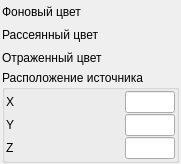
<ui version="4.0" >
 <class>drawerSettings</class>
 <widget class="QWidget" name="drawerSettings" >
  <property name="geometry" >
   <rect>
    <x>0</x>
    <y>0</y>
    <width>181</width>
    <height>157</height>
   </rect>
  </property>
  <property name="windowTitle" >
   <string>Form</string>
  </property>
  <layout class="QVBoxLayout" >
   <property name="spacing" >
    <number>1</number>
   </property>
   <property name="leftMargin" >
    <number>2</number>
   </property>
   <property name="topMargin" >
    <number>1</number>
   </property>
   <property name="rightMargin" >
    <number>2</number>
   </property>
   <property name="bottomMargin" >
    <number>1</number>
   </property>
   <item>
    <layout class="QGridLayout" >
     <property name="horizontalSpacing" >
      <number>0</number>
     </property>
     <property name="verticalSpacing" >
      <number>1</number>
     </property>
     <item row="0" column="0" >
      <widget class="QLabel" name="label" >
       <property name="font" >
        <font>
         <family>Tahoma</family>
        </font>
       </property>
       <property name="text" >
        <string>Фоновый цвет</string>
       </property>
      </widget>
     </item>
     <item row="0" column="1" >
      <spacer>
       <property name="orientation" >
        <enum>Qt::Horizontal</enum>
       </property>
       <property name="sizeHint" >
        <size>
         <width>51</width>
         <height>20</height>
        </size>
       </property>
      </spacer>
     </item>
     <item row="0" column="2" >
      <widget class="QPushButton" name="ambientEdit" >
       <property name="autoFillBackground" >
        <bool>true</bool>
       </property>
       <property name="text" >
        <string/>
       </property>
       <property name="flat" >
        <bool>true</bool>
       </property>
      </widget>
     </item>
     <item row="1" column="0" >
      <widget class="QLabel" name="label_2" >
       <property name="font" >
        <font>
         <family>Tahoma</family>
        </font>
       </property>
       <property name="text" >
        <string>Рассеянный цвет</string>
       </property>
      </widget>
     </item>
     <item row="1" column="1" >
      <spacer>
       <property name="orientation" >
        <enum>Qt::Horizontal</enum>
       </property>
       <property name="sizeHint" >
        <size>
         <width>51</width>
         <height>20</height>
        </size>
       </property>
      </spacer>
     </item>
     <item row="1" column="2" >
      <widget class="QPushButton" name="diffuseEdit" >
       <property name="autoFillBackground" >
        <bool>true</bool>
       </property>
       <property name="text" >
        <string/>
       </property>
       <property name="flat" >
        <bool>true</bool>
       </property>
      </widget>
     </item>
     <item row="2" column="0" >
      <widget class="QLabel" name="label_3" >
       <property name="font" >
        <font>
         <family>Tahoma</family>
        </font>
       </property>
       <property name="text" >
        <string>Отраженный цвет</string>
       </property>
      </widget>
     </item>
     <item row="2" column="1" >
      <spacer>
       <property name="orientation" >
        <enum>Qt::Horizontal</enum>
       </property>
       <property name="sizeHint" >
        <size>
         <width>51</width>
         <height>20</height>
        </size>
       </property>
      </spacer>
     </item>
     <item row="2" column="2" >
      <widget class="QPushButton" name="specularEdit" >
       <property name="autoFillBackground" >
        <bool>true</bool>
       </property>
       <property name="text" >
        <string/>
       </property>
       <property name="flat" >
        <bool>true</bool>
       </property>
      </widget>
     </item>
    </layout>
   </item>
   <item>
    <widget class="QGroupBox" name="groupBox" >
     <property name="font" >
      <font>
       <family>Tahoma</family>
      </font>
     </property>
     <property name="title" >
      <string>Расположение источника</string>
     </property>
     <layout class="QGridLayout" >
      <property name="leftMargin" >
       <number>1</number>
      </property>
      <property name="topMargin" >
       <number>1</number>
      </property>
      <property name="rightMargin" >
       <number>1</number>
      </property>
      <property name="bottomMargin" >
       <number>1</number>
      </property>
      <property name="horizontalSpacing" >
       <number>1</number>
      </property>
      <property name="verticalSpacing" >
       <number>1</number>
      </property>
      <item row="0" column="0" >
       <widget class="QLabel" name="label_4" >
        <property name="font" >
         <font>
          <family>Tahoma</family>
         </font>
        </property>
        <property name="frameShape" >
         <enum>QFrame::NoFrame</enum>
        </property>
        <property name="text" >
         <string>X</string>
        </property>
       </widget>
      </item>
      <item row="0" column="1" >
       <spacer>
        <property name="orientation" >
         <enum>Qt::Horizontal</enum>
        </property>
        <property name="sizeHint" >
         <size>
          <width>40</width>
          <height>20</height>
         </size>
        </property>
       </spacer>
      </item>
      <item row="0" column="2" >
       <widget class="QLineEdit" name="xEdit" >
        <property name="maximumSize" >
         <size>
          <width>50</width>
          <height>16777215</height>
         </size>
        </property>
        <property name="readOnly" >
         <bool>true</bool>
        </property>
       </widget>
      </item>
      <item row="1" column="0" >
       <widget class="QLabel" name="label_5" >
        <property name="font" >
         <font>
          <family>Tahoma</family>
         </font>
        </property>
        <property name="text" >
         <string>Y</string>
        </property>
       </widget>
      </item>
      <item row="1" column="1" >
       <spacer>
        <property name="orientation" >
         <enum>Qt::Horizontal</enum>
        </property>
        <property name="sizeHint" >
         <size>
          <width>40</width>
          <height>20</height>
         </size>
        </property>
       </spacer>
      </item>
      <item row="1" column="2" >
       <widget class="QLineEdit" name="yEdit" >
        <property name="minimumSize" >
         <size>
          <width>50</width>
          <height>0</height>
         </size>
        </property>
        <property name="maximumSize" >
         <size>
          <width>35</width>
          <height>16777215</height>
         </size>
        </property>
        <property name="readOnly" >
         <bool>true</bool>
        </property>
       </widget>
      </item>
      <item row="2" column="0" >
       <widget class="QLabel" name="label_6" >
        <property name="font" >
         <font>
          <family>Tahoma</family>
         </font>
        </property>
        <property name="text" >
         <string>Z</string>
        </property>
       </widget>
      </item>
      <item row="2" column="1" >
       <spacer>
        <property name="orientation" >
         <enum>Qt::Horizontal</enum>
        </property>
        <property name="sizeHint" >
         <size>
          <width>40</width>
          <height>20</height>
         </size>
        </property>
       </spacer>
      </item>
      <item row="2" column="2" >
       <widget class="QLineEdit" name="zEdit" >
        <property name="minimumSize" >
         <size>
          <width>50</width>
          <height>0</height>
         </size>
        </property>
        <property name="maximumSize" >
         <size>
          <width>35</width>
          <height>16777215</height>
         </size>
        </property>
        <property name="readOnly" >
         <bool>true</bool>
        </property>
       </widget>
      </item>
     </layout>
    </widget>
   </item>
   <item>
    <spacer>
     <property name="orientation" >
      <enum>Qt::Vertical</enum>
     </property>
     <property name="sizeHint" >
      <size>
       <width>20</width>
       <height>40</height>
      </size>
     </property>
    </spacer>
   </item>
  </layout>
 </widget>
 <resources/>
 <connections/>
</ui>
